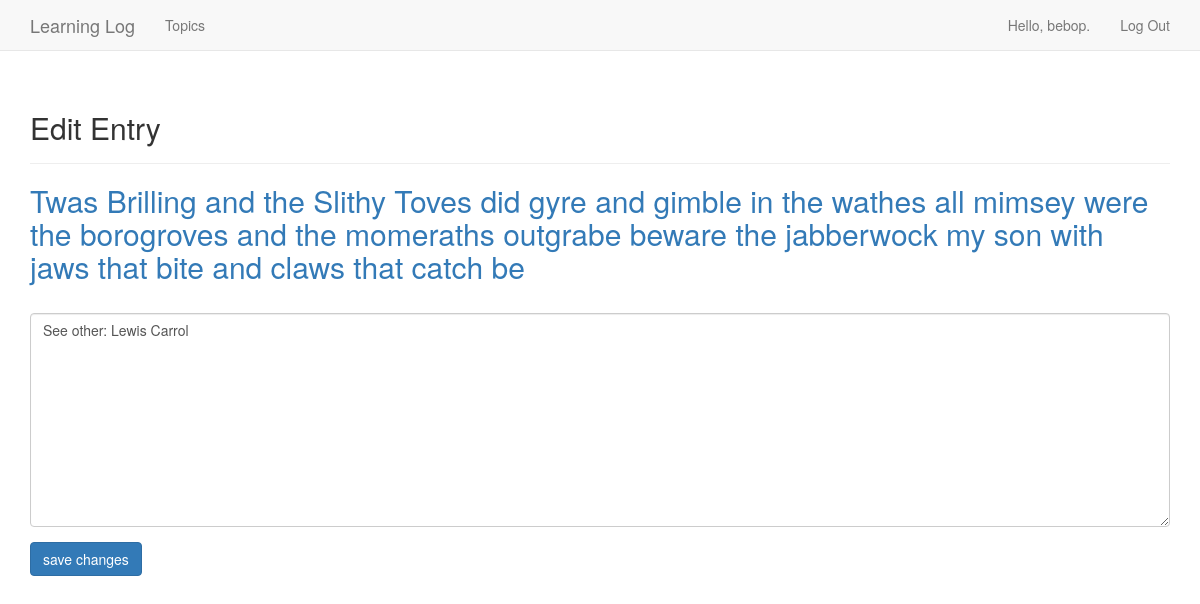
/edit_entry/7/ (signed in), run on the app's committed database.
### learning_logs/models.py (models this page shows, shortened)
class Topic(models.Model):
    text = models.CharField(max_length=200)
    date_added = models.DateTimeField(auto_now_add=True)
    owner = models.ForeignKey(User, on_delete=models.CASCADE)
    def __str__(self):
        return self.text

class Entry(models.Model):
    topic = models.ForeignKey(Topic, on_delete=models.CASCADE)
    text = models.TextField()
    date_added = models.DateTimeField(auto_now_add=True)
    class Meta:
        verbose_name_plural = 'entries'

### learning_logs/views.py (the view)
# urls.py: path('edit_entry/<int:entry_id>/', views.edit_entry, name='edit_entry'),
@login_required
def edit_entry(request, entry_id):
    entry = Entry.objects.get(id=entry_id)
    topic = entry.topic
    if check_topic_owner(request, topic):
        if request.method != 'POST':
            form = EntryForm(instance=entry)
        else:
            form = EntryForm(instance=entry, data=request.POST)
            if form.is_valid():
                form.save()
                return HttpResponseRedirect(reverse('learning_logs:topic', args=[topic.id]))
    context = {'entry' : entry, 'topic' : topic, 'form' : form }
    return render(request, 'learning_logs/edit_entry.html', context)

### learning_logs/forms.py
class EntryForm(forms.ModelForm):
    class Meta:
        model = Entry
        fields = ['text']
        labels = {'text' : ''}
        widgets = {'text' : forms.Textarea(attrs={'cols' : 80})}

### learning_logs/views.py (called while the page is built)
def check_topic_owner(request, topic):
    if topic.owner != request.user:
        raise Http404
    return True

### learning_logs/templates/learning_logs/edit_entry.html (shortened to what this page needs)
{% extends "learning_logs/base.html" %}
{% load bootstrap3 %}
{% block header %}
  <h2>Edit Entry</h2>
{% endblock header %}
{% block content %}
  <h2><a href="{% url 'learning_logs:topic' topic.id %}">{{ topic }}</a></h2>
  <form action="{% url 'learning_logs:edit_entry' entry.id %}" method='post' class="form">
    {% bootstrap_form form %}
    {% buttons %}
    <button name="submit" class="btn btn-primary">save changes</button>
    {% endbuttons %}
  </form>
{% endblock content %}

### learning_logs/templates/learning_logs/base.html (shortened to what this page needs)
{% load bootstrap3 %}
<!DOCTYPE html>
<html lang='en'>
  <head>
    {% bootstrap_css %}
  </head>
<body>
  <nav class="navbar navbar-default navbar-static-top">
    <div class="container">
      <div class="navbar-header">
        <a class="navbar-brand" href="{% url 'learning_logs:index' %}">Learning Log</a>
      </div>
      <div id="navbar" class="navbar-collapse collapse">
        <ul class="nav navbar-nav">
          <li><a href="{% url 'learning_logs:topics' %}">Topics</a></li>
        </ul>
        <ul class="nav navbar-nav navbar-right">
          {% if user.is_authenticated %}
            <li><a>Hello, {{user.username }}.</a></li>
            <li><a href="{% url 'users:logout' %}">Log Out</a></li>
          {% else %}
            <li><a href="{% url 'users:register' %}">Register</a></li>
            <li><a href="{% url 'users:login' %}">Log In</a></li>
          {% endif %}
        </ul>
      </div>
    </div>
  </nav>
  <div class="container">
    <div class="page-header">
      {% block header %}{% endblock header %}
    </div>
    <div>
      {% block content %}{% endblock content %}
    </div>
  </div>
</body>
</html>

### data on the page
Topic: text "Twas Brilling and the Slithy Toves did gyre and gimble in the wathes all mimsey were the borogroves and the momeraths outgrabe beware the jabberwock my son with jaws that bite and claws that catch be"
Entry: text "See other: Lewis Carrol"

### other printed values
{{ user.username }} "bebop"
